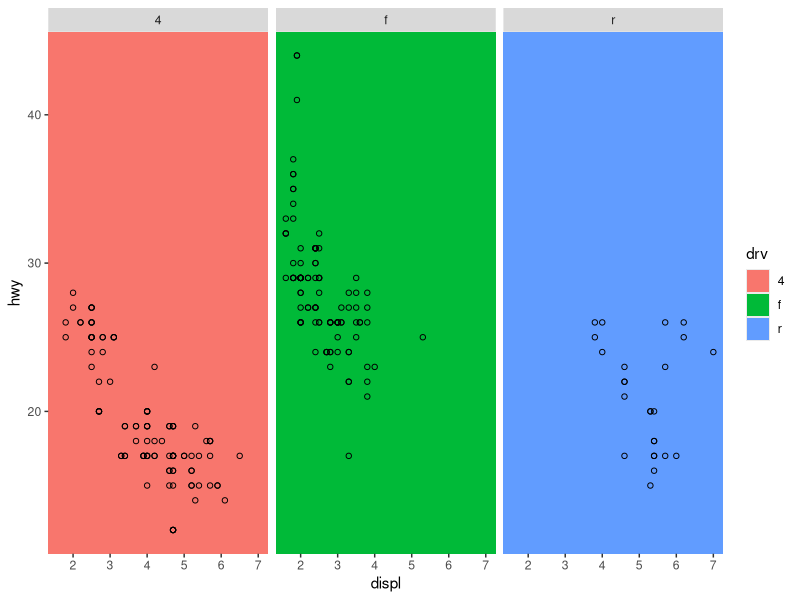

This chart was generated by the following R code:
# facet coloring example

library(ggplot2)

data(mpg)

ggplot(mpg, aes(displ, hwy)) +
  facet_wrap(~ drv) +
  geom_rect(aes(fill=drv), xmin=-Inf, xmax=Inf, ymin=-Inf, ymax=Inf) +
# scale_fill_manual("legend", values=c("4"="#FFCCCC", "f"="#FFCCFF", "r"="#CCCCFF")) +
# theme(legend.position="none") +
  geom_point(shape=1)
